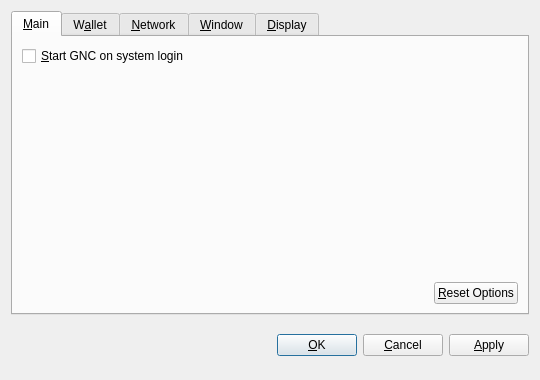
<?xml version="1.0" encoding="UTF-8"?>
<ui version="4.0">
 <class>OptionsDialog</class>
 <widget class="QDialog" name="OptionsDialog">
  <property name="geometry">
   <rect>
    <x>0</x>
    <y>0</y>
    <width>540</width>
    <height>380</height>
   </rect>
  </property>
  <property name="windowTitle">
   <string>Options</string>
  </property>
  <property name="modal">
   <bool>true</bool>
  </property>
  <layout class="QVBoxLayout" name="verticalLayout">
   <item>
    <widget class="QTabWidget" name="tabWidget">
     <property name="tabPosition">
      <enum>QTabWidget::North</enum>
     </property>
     <property name="currentIndex">
      <number>0</number>
     </property>
     <widget class="QWidget" name="tabMain">
      <attribute name="title">
       <string>&amp;Main</string>
      </attribute>
      <layout class="QVBoxLayout" name="verticalLayout_Main">
       <item>
        <widget class="QCheckBox" name="bitcoinAtStartup">
         <property name="toolTip">
          <string>Automatically start GNC after logging in to the system.</string>
         </property>
         <property name="text">
          <string>&amp;Start GNC on system login</string>
         </property>
        </widget>
       </item>
       <item>
        <spacer name="verticalSpacer_Main">
         <property name="orientation">
          <enum>Qt::Vertical</enum>
         </property>
         <property name="sizeHint" stdset="0">
          <size>
           <width>20</width>
           <height>40</height>
          </size>
         </property>
        </spacer>
       </item>
       <item>
        <layout class="QHBoxLayout" name="horizontalLayout_2_Main">
         <item>
          <spacer name="horizontalSpacer_2_Main">
           <property name="orientation">
            <enum>Qt::Horizontal</enum>
           </property>
           <property name="sizeHint" stdset="0">
            <size>
             <width>40</width>
             <height>20</height>
            </size>
           </property>
          </spacer>
         </item>
         <item>
          <widget class="QPushButton" name="resetButton">
           <property name="toolTip">
            <string>Reset all client options to default.</string>
           </property>
           <property name="text">
            <string>&amp;Reset Options</string>
           </property>
           <property name="autoDefault">
            <bool>false</bool>
           </property>
          </widget>
         </item>
        </layout>
       </item>
      </layout>
     </widget>
     <widget class="QWidget" name="tabWallet">
      <attribute name="title">
       <string>W&amp;allet</string>
      </attribute>
      <layout class="QVBoxLayout" name="verticalLayout_Network">
       <item>
        <widget class="QLabel" name="transactionFeeInfoLabel">
         <property name="text">
          <string>Optional transaction fee per kB that helps make sure your transactions are processed quickly. Most transactions are 1 kB.</string>
         </property>
         <property name="textFormat">
          <enum>Qt::PlainText</enum>
         </property>
         <property name="wordWrap">
          <bool>true</bool>
         </property>
        </widget>
       </item>
       <item>
        <layout class="QHBoxLayout" name="horizontalLayout_1_Main">
         <item>
          <widget class="QLabel" name="transactionFeeLabel">
           <property name="text">
            <string>Pay transaction &amp;fee</string>
           </property>
           <property name="textFormat">
            <enum>Qt::PlainText</enum>
           </property>
           <property name="buddy">
            <cstring>transactionFee</cstring>
           </property>
          </widget>
         </item>
         <item>
          <widget class="BitcoinAmountField" name="transactionFee"/>
         </item>
         <item>
          <spacer name="horizontalSpacer_1_Main">
           <property name="orientation">
            <enum>Qt::Horizontal</enum>
           </property>
           <property name="sizeHint" stdset="0">
            <size>
             <width>40</width>
             <height>20</height>
            </size>
           </property>
          </spacer>
         </item>
        </layout>
       </item>
       <item>
        <widget class="QLabel" name="label">
         <property name="text">
          <string>If you disable the spending of unconfirmed change, the change from a transaction cannot be used until that transaction has at least one confirmation. This also affects how your balance is computed.</string>
         </property>
         <property name="wordWrap">
          <bool>true</bool>
         </property>
        </widget>
       </item>
       <item>
        <widget class="QCheckBox" name="spendZeroConfChange">
         <property name="text">
          <string>Spend unconfirmed change  (experts only)</string>
         </property>
        </widget>
       </item>
       <item>
        <spacer name="verticalSpacer">
         <property name="orientation">
          <enum>Qt::Vertical</enum>
         </property>
         <property name="sizeHint" stdset="0">
          <size>
           <width>20</width>
           <height>40</height>
          </size>
         </property>
        </spacer>
       </item>
      </layout>
     </widget>
     <widget class="QWidget" name="tabNetwork">
      <attribute name="title">
       <string>&amp;Network</string>
      </attribute>
      <layout class="QVBoxLayout" name="verticalLayout_Network">
       <item>
        <widget class="QCheckBox" name="mapPortUpnp">
         <property name="toolTip">
          <string>Automatically open the GNC client port on the router. This only works when your router supports UPnP and it is enabled.</string>
         </property>
         <property name="text">
          <string>Map port using &amp;UPnP</string>
         </property>
        </widget>
       </item>
       <item>
        <widget class="QCheckBox" name="connectSocks">
         <property name="toolTip">
          <string>Connect to the GNC network through a SOCKS proxy (e.g. when connecting through Tor).</string>
         </property>
         <property name="text">
          <string>&amp;Connect through SOCKS proxy:</string>
         </property>
        </widget>
       </item>
       <item>
        <layout class="QHBoxLayout" name="horizontalLayout_Network">
         <item>
          <widget class="QLabel" name="proxyIpLabel">
           <property name="text">
            <string>Proxy &amp;IP:</string>
           </property>
           <property name="textFormat">
            <enum>Qt::PlainText</enum>
           </property>
           <property name="buddy">
            <cstring>proxyIp</cstring>
           </property>
          </widget>
         </item>
         <item>
          <widget class="QValidatedLineEdit" name="proxyIp">
           <property name="maximumSize">
            <size>
             <width>140</width>
             <height>16777215</height>
            </size>
           </property>
           <property name="toolTip">
            <string>IP address of the proxy (e.g. 127.0.0.1)</string>
           </property>
          </widget>
         </item>
         <item>
          <widget class="QLabel" name="proxyPortLabel">
           <property name="text">
            <string>&amp;Port:</string>
           </property>
           <property name="textFormat">
            <enum>Qt::PlainText</enum>
           </property>
           <property name="buddy">
            <cstring>proxyPort</cstring>
           </property>
          </widget>
         </item>
         <item>
          <widget class="QLineEdit" name="proxyPort">
           <property name="maximumSize">
            <size>
             <width>55</width>
             <height>16777215</height>
            </size>
           </property>
           <property name="toolTip">
            <string>Port of the proxy (e.g. 9050)</string>
           </property>
          </widget>
         </item>
         <item>
          <widget class="QLabel" name="socksVersionLabel">
           <property name="text">
            <string>SOCKS &amp;Version:</string>
           </property>
           <property name="textFormat">
            <enum>Qt::PlainText</enum>
           </property>
           <property name="buddy">
            <cstring>socksVersion</cstring>
           </property>
          </widget>
         </item>
         <item>
          <widget class="QValueComboBox" name="socksVersion">
           <property name="toolTip">
            <string>SOCKS version of the proxy (e.g. 5)</string>
           </property>
          </widget>
         </item>
         <item>
          <spacer name="horizontalSpacer_Network">
           <property name="orientation">
            <enum>Qt::Horizontal</enum>
           </property>
           <property name="sizeHint" stdset="0">
            <size>
             <width>40</width>
             <height>20</height>
            </size>
           </property>
          </spacer>
         </item>
        </layout>
       </item>
       <item>
        <spacer name="verticalSpacer_Network">
         <property name="orientation">
          <enum>Qt::Vertical</enum>
         </property>
         <property name="sizeHint" stdset="0">
          <size>
           <width>20</width>
           <height>40</height>
          </size>
         </property>
        </spacer>
       </item>
      </layout>
     </widget>
     <widget class="QWidget" name="tabWindow">
      <attribute name="title">
       <string>&amp;Window</string>
      </attribute>
      <layout class="QVBoxLayout" name="verticalLayout_Window">
       <item>
        <widget class="QCheckBox" name="minimizeToTray">
         <property name="toolTip">
          <string>Show only a tray icon after minimizing the window.</string>
         </property>
         <property name="text">
          <string>&amp;Minimize to the tray instead of the taskbar</string>
         </property>
        </widget>
       </item>
       <item>
        <widget class="QCheckBox" name="minimizeOnClose">
         <property name="toolTip">
          <string>Minimize instead of exit the application when the window is closed. When this option is enabled, the application will be closed only after selecting Quit in the menu.</string>
         </property>
         <property name="text">
          <string>M&amp;inimize on close</string>
         </property>
        </widget>
       </item>
       <item>
        <spacer name="verticalSpacer_Window">
         <property name="orientation">
          <enum>Qt::Vertical</enum>
         </property>
         <property name="sizeHint" stdset="0">
          <size>
           <width>20</width>
           <height>40</height>
          </size>
         </property>
        </spacer>
       </item>
      </layout>
     </widget>
     <widget class="QWidget" name="tabDisplay">
      <attribute name="title">
       <string>&amp;Display</string>
      </attribute>
      <layout class="QVBoxLayout" name="verticalLayout_Display">
       <item>
        <layout class="QHBoxLayout" name="horizontalLayout_1_Display">
         <item>
          <widget class="QLabel" name="langLabel">
           <property name="text">
            <string>User Interface &amp;language:</string>
           </property>
           <property name="textFormat">
            <enum>Qt::PlainText</enum>
           </property>
           <property name="buddy">
            <cstring>lang</cstring>
           </property>
          </widget>
         </item>
         <item>
          <widget class="QValueComboBox" name="lang">
           <property name="toolTip">
            <string>The user interface language can be set here. This setting will take effect after restarting GNC.</string>
           </property>
          </widget>
         </item>
        </layout>
       </item>
       <item>
        <layout class="QHBoxLayout" name="horizontalLayout_2_Display">
         <item>
          <widget class="QLabel" name="unitLabel">
           <property name="text">
            <string>&amp;Unit to show amounts in:</string>
           </property>
           <property name="textFormat">
            <enum>Qt::PlainText</enum>
           </property>
           <property name="buddy">
            <cstring>unit</cstring>
           </property>
          </widget>
         </item>
         <item>
          <widget class="QValueComboBox" name="unit">
           <property name="toolTip">
            <string>Choose the default subdivision unit to show in the interface and when sending coins.</string>
           </property>
          </widget>
         </item>
        </layout>
       </item>
       <item>
        <widget class="QCheckBox" name="displayAddresses">
         <property name="toolTip">
          <string>Whether to show GNC addresses in the transaction list or not.</string>
         </property>
         <property name="text">
          <string>&amp;Display addresses in transaction list</string>
         </property>
        </widget>
       </item>
       <item>
        <widget class="QCheckBox" name="coinControlFeatures">
         <property name="toolTip">
          <string>Whether to show coin control features or not.</string>
         </property>
         <property name="text">
          <string>Display coin &amp;control features (experts only!)</string>
         </property>
        </widget>
       </item>
       <item>
        <spacer name="verticalSpacer_Display">
         <property name="orientation">
          <enum>Qt::Vertical</enum>
         </property>
         <property name="sizeHint" stdset="0">
          <size>
           <width>20</width>
           <height>40</height>
          </size>
         </property>
        </spacer>
       </item>
      </layout>
     </widget>
    </widget>
   </item>
   <item>
    <layout class="QHBoxLayout" name="horizontalLayout_Buttons">
     <item>
      <spacer name="horizontalSpacer_1">
       <property name="orientation">
        <enum>Qt::Horizontal</enum>
       </property>
       <property name="sizeHint" stdset="0">
        <size>
         <width>40</width>
         <height>48</height>
        </size>
       </property>
      </spacer>
     </item>
     <item>
      <widget class="QLabel" name="statusLabel">
       <property name="font">
        <font>
         <weight>75</weight>
         <bold>true</bold>
        </font>
       </property>
       <property name="text">
        <string/>
       </property>
       <property name="textFormat">
        <enum>Qt::PlainText</enum>
       </property>
       <property name="wordWrap">
        <bool>true</bool>
       </property>
      </widget>
     </item>
     <item>
      <spacer name="horizontalSpacer_2">
       <property name="orientation">
        <enum>Qt::Horizontal</enum>
       </property>
       <property name="sizeHint" stdset="0">
        <size>
         <width>40</width>
         <height>48</height>
        </size>
       </property>
      </spacer>
     </item>
     <item>
      <widget class="QPushButton" name="okButton">
       <property name="text">
        <string>&amp;OK</string>
       </property>
      </widget>
     </item>
     <item>
      <widget class="QPushButton" name="cancelButton">
       <property name="text">
        <string>&amp;Cancel</string>
       </property>
       <property name="autoDefault">
        <bool>false</bool>
       </property>
      </widget>
     </item>
     <item>
      <widget class="QPushButton" name="applyButton">
       <property name="text">
        <string>&amp;Apply</string>
       </property>
       <property name="autoDefault">
        <bool>false</bool>
       </property>
      </widget>
     </item>
    </layout>
   </item>
  </layout>
 </widget>
 <customwidgets>
  <customwidget>
   <class>BitcoinAmountField</class>
   <extends>QSpinBox</extends>
   <header>bitcoinamountfield.h</header>
  </customwidget>
  <customwidget>
   <class>QValueComboBox</class>
   <extends>QComboBox</extends>
   <header>qvaluecombobox.h</header>
  </customwidget>
  <customwidget>
   <class>QValidatedLineEdit</class>
   <extends>QLineEdit</extends>
   <header>qvalidatedlineedit.h</header>
  </customwidget>
 </customwidgets>
 <resources/>
 <connections/>
</ui>
